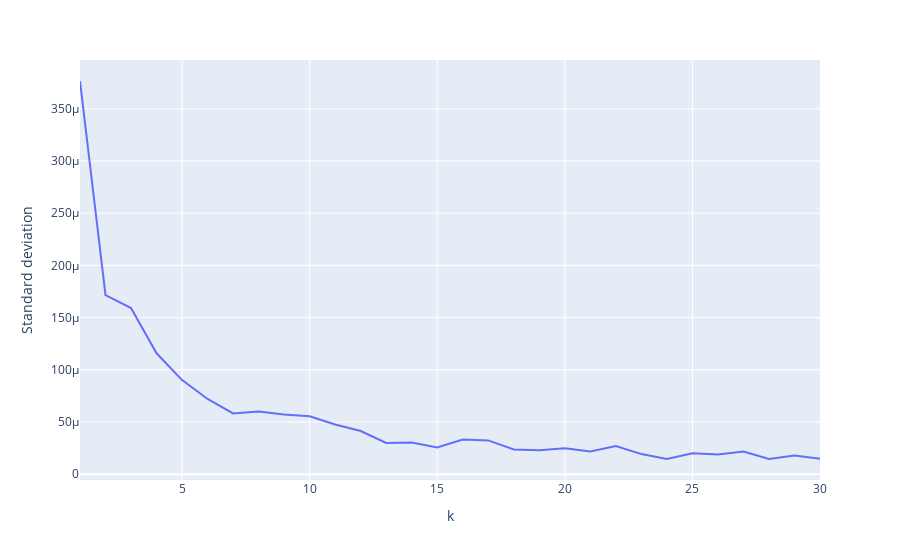

The code cell stored with this chart in its notebook:
### Markdown cell above
Для визуализации зависимости среднекватратического отклонения от параметра k построим график:

### Code cell
x_u, y_u = uniform(31, 100)

fig = px.line(x = x_u, y = y_u, labels={'x':'k', 'y':'Standard deviation'}) 
fig.show()

### Figure 1 — Plotly figure (JSON) as saved in the notebook; plotly's stock layout.template omitted (floating-point values rounded to 4 significant figures)
{"data": [{"hovertemplate": "k=%{x}<br>Standard deviation=%{y}<extra></extra>", "legendgroup": "", "line": {"color": "#636efa", "dash": "solid"}, "mode": "lines", "name": "", "orientation": "v", "showlegend": false, "type": "scatter", "x": [1, 2, 3, 4, 5, 6, 7, 8, 9, 10, 11, 12, 13, 14, 15, 16, 17, 18, 19, 20, 21, 22, 23, 24, 25, 26, 27, 28, 29, 30], "xaxis": "x", "y": [0.0003766, 0.0001715, 0.0001592, 0.0001158, 9.018e-05, 7.209e-05, 5.827e-05, 6.007e-05, 5.722e-05, 5.551e-05, 4.768e-05, 4.133e-05, 2.999e-05, 3.035e-05, 2.569e-05, 3.325e-05, 3.24e-05, 2.365e-05, 2.29e-05, 2.477e-05, 2.18e-05, 2.708e-05, 1.93e-05, 1.47e-05, 2.019e-05, 1.88e-05, 2.184e-05, 1.458e-05, 1.784e-05, 1.479e-05], "yaxis": "y"}], "layout": {"legend": {"tracegroupgap": 0}, "margin": {"t": 60}, "xaxis": {"anchor": "y", "domain": [0, 1], "title": {"text": "k"}}, "yaxis": {"anchor": "x", "domain": [0, 1], "title": {"text": "Standard deviation"}}}}
